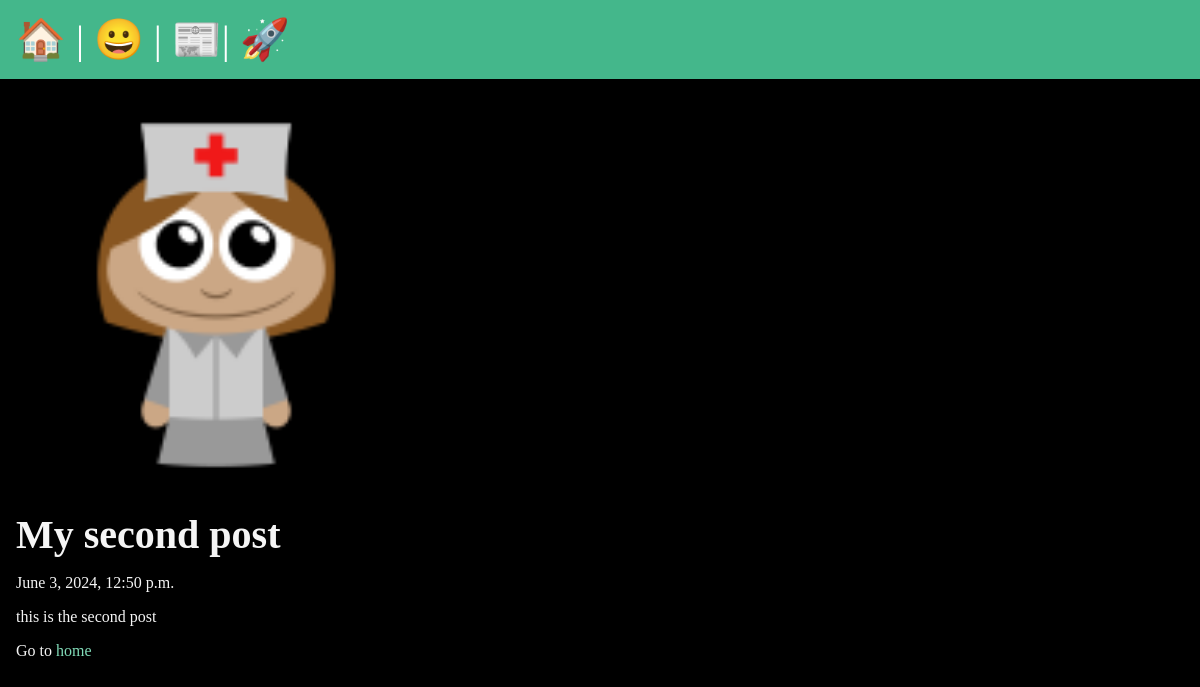
Screenshot of /posts/second-post with the database file from the repository.
### posts/models.py (models this page shows, shortened)
class Post(models.Model):
    title = models.CharField(max_length=75)
    body = models.TextField()
    slug = models.SlugField()
    date = models.DateTimeField(auto_now_add=True)
    banner = models.ImageField(default='fallback.png', blank=True)

### posts/views.py (the view)
# urls.py: path('<slug:slug>',views.post_page, name="page" ),
def post_page(request, slug):
    post = Post.objects.get(slug=slug)
    return render(request, "posts/post_page.html", {"post": post})

### posts/templates/posts/post_page.html (shortened to what this page needs)
{% extends 'layout.html' %}
{% block content %}
<section>
    <img class="banner" src="{{post.banner.url}}" alt="{{post.title}}"/>
    <h1>{{post.title}}</h1>
    <p>{{post.date}}</p>
    <p>{{post.body}}</p>
<p>Go to <a href="/">home</a></p>
</section>
{% endblock %}

### static/css/style.css (style rules this page uses)
* { margin: 0; padding: 0; box-sizing: border-box; }
body { min-height: 100vh; background-color: black; color: whitesmoke; font-size: 3rem; }
section { display: flex; flex-flow: column; gap: 1rem; }
h1, h2 { font-size: 2.5rem; }
p { font-size: 1rem; }
a { text-decoration: none; color: #81dbb8; }
.banner { display:block; width: 100%; max-width: 400px; }

### rows the page displays
Post: banner (picture), title "My second post", date "June 3, 2024, 12:50 p.m.", body "this is the second post"
